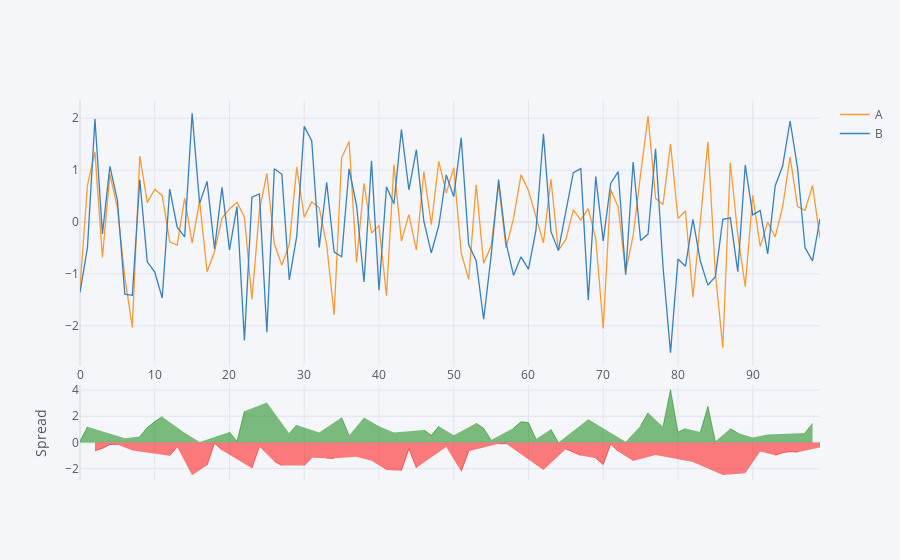

Source (notebook cell):
### Markdown cell above
## Spread

### Code cell
df[['A','B']].iplot(kind='spread')
